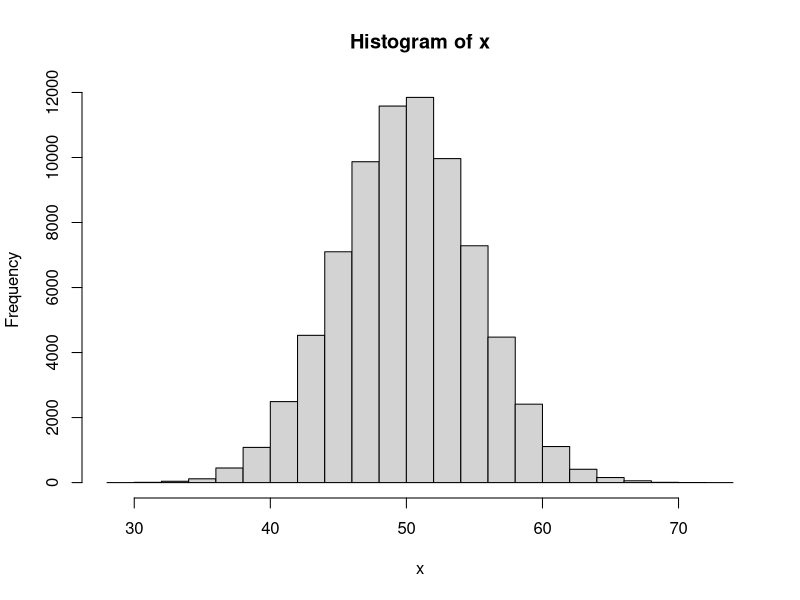

The R source for this figure:
## ---- chunk 1

x <- rnorm(75000, mean = 50, sd = 5)

hist(x)
## ---- chunk 2
1 + 1
## ---- chunk 3
#| echo: false
2 * 2
